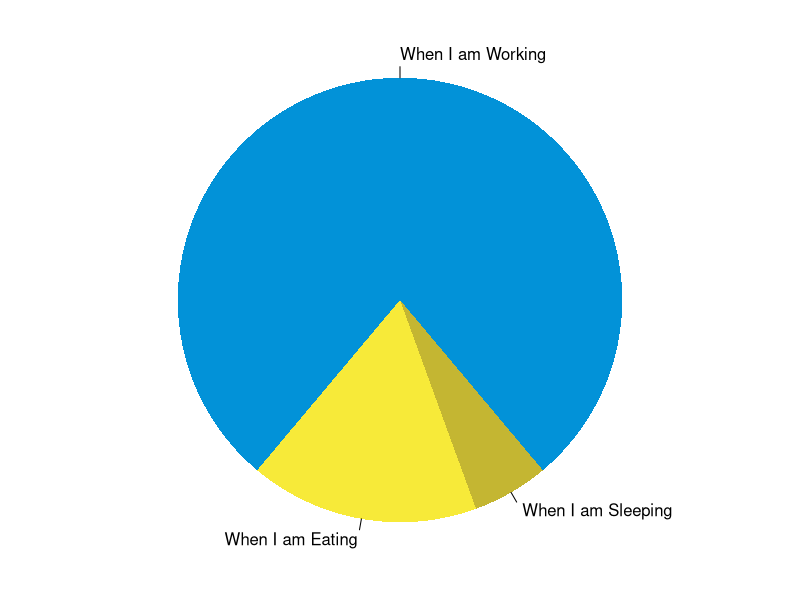

The R script that drew this image:
## ---- chunk 1
knitr::opts_chunk$set(collapse = TRUE)
## ---- chunk 2
summary(cars)
fit <- lm(dist ~ speed, data = cars)
fit
## ---- chunk 3
par(mar = c(0, 1, 0, 1))
pie(
  c(280, 60, 20),
  c('When I am Working', 'When I am Eating', 'When I am Sleeping'),
  col = c('#0292D8', '#F7EA39', '#C4B632'),
  init.angle = -50, border = NA
)
